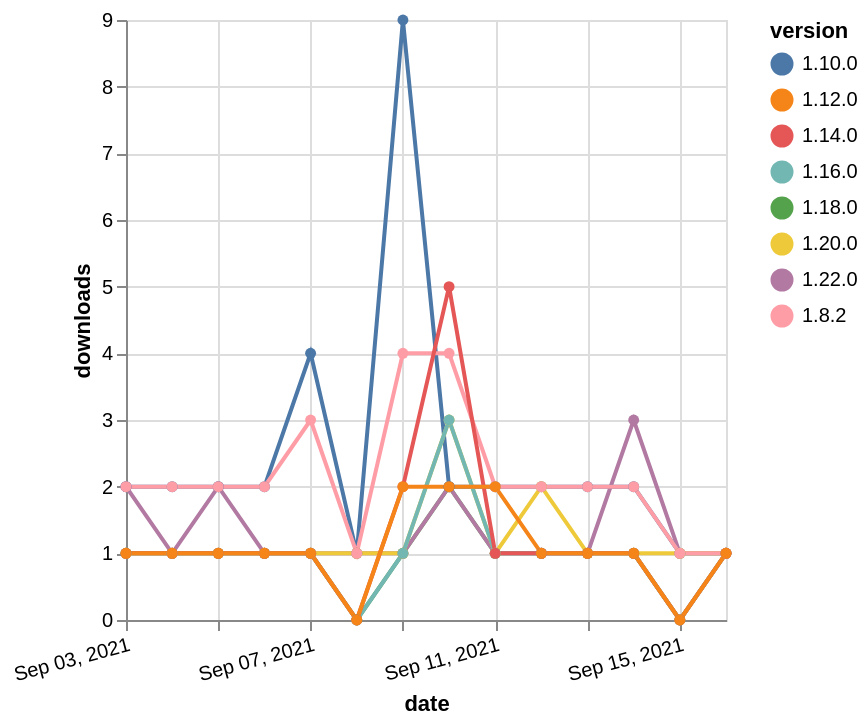

The specification (Vega-Lite) saved for this image:
### Vega-Lite specification from a JSON file in a GitHub repository (floating-point values rounded to 4 significant figures)
{"$schema": "https://vega.github.io/schema/vega-lite/v5.json", "description": "A simple bar chart with embedded data.", "data": {"values": [{"date": "2021-09-03", "total": 180, "delta": 1, "version": "1.18.0"}, {"date": "2021-09-04", "total": 181, "delta": 1, "version": "1.18.0"}, {"date": "2021-09-05", "total": 182, "delta": 1, "version": "1.18.0"}, {"date": "2021-09-06", "total": 183, "delta": 1, "version": "1.18.0"}, {"date": "2021-09-07", "total": 184, "delta": 1, "version": "1.18.0"}, {"date": "2021-09-08", "total": 184, "delta": 0, "version": "1.18.0"}, {"date": "2021-09-09", "total": 185, "delta": 1, "version": "1.18.0"}, {"date": "2021-09-10", "total": 187, "delta": 2, "version": "1.18.0"}, {"date": "2021-09-11", "total": 188, "delta": 1, "version": "1.18.0"}, {"date": "2021-09-12", "total": 189, "delta": 1, "version": "1.18.0"}, {"date": "2021-09-13", "total": 190, "delta": 1, "version": "1.18.0"}, {"date": "2021-09-14", "total": 191, "delta": 1, "version": "1.18.0"}, {"date": "2021-09-15", "total": 191, "delta": 0, "version": "1.18.0"}, {"date": "2021-09-16", "total": 192, "delta": 1, "version": "1.18.0"}, {"date": "2021-09-03", "total": 133, "delta": 2, "version": "1.22.0"}, {"date": "2021-09-04", "total": 134, "delta": 1, "version": "1.22.0"}, {"date": "2021-09-05", "total": 136, "delta": 2, "version": "1.22.0"}, {"date": "2021-09-06", "total": 137, "delta": 1, "version": "1.22.0"}, {"date": "2021-09-07", "total": 138, "delta": 1, "version": "1.22.0"}, {"date": "2021-09-08", "total": 139, "delta": 1, "version": "1.22.0"}, {"date": "2021-09-09", "total": 140, "delta": 1, "version": "1.22.0"}, {"date": "2021-09-10", "total": 142, "delta": 2, "version": "1.22.0"}, {"date": "2021-09-11", "total": 143, "delta": 1, "version": "1.22.0"}, {"date": "2021-09-12", "total": 144, "delta": 1, "version": "1.22.0"}, {"date": "2021-09-13", "total": 145, "delta": 1, "version": "1.22.0"}, {"date": "2021-09-14", "total": 148, "delta": 3, "version": "1.22.0"}, {"date": "2021-09-15", "total": 149, "delta": 1, "version": "1.22.0"}, {"date": "2021-09-16", "total": 150, "delta": 1, "version": "1.22.0"}, {"date": "2021-09-03", "total": 2517, "delta": 2, "version": "1.10.0"}, {"date": "2021-09-04", "total": 2519, "delta": 2, "version": "1.10.0"}, {"date": "2021-09-05", "total": 2521, "delta": 2, "version": "1.10.0"}, {"date": "2021-09-06", "total": 2523, "delta": 2, "version": "1.10.0"}, {"date": "2021-09-07", "total": 2527, "delta": 4, "version": "1.10.0"}, {"date": "2021-09-08", "total": 2528, "delta": 1, "version": "1.10.0"}, {"date": "2021-09-09", "total": 2537, "delta": 9, "version": "1.10.0"}, {"date": "2021-09-10", "total": 2539, "delta": 2, "version": "1.10.0"}, {"date": "2021-09-11", "total": 2541, "delta": 2, "version": "1.10.0"}, {"date": "2021-09-12", "total": 2543, "delta": 2, "version": "1.10.0"}, {"date": "2021-09-13", "total": 2545, "delta": 2, "version": "1.10.0"}, {"date": "2021-09-14", "total": 2547, "delta": 2, "version": "1.10.0"}, {"date": "2021-09-15", "total": 2548, "delta": 1, "version": "1.10.0"}, {"date": "2021-09-16", "total": 2549, "delta": 1, "version": "1.10.0"}, {"date": "2021-09-03", "total": 205, "delta": 1, "version": "1.20.0"}, {"date": "2021-09-04", "total": 206, "delta": 1, "version": "1.20.0"}, {"date": "2021-09-05", "total": 207, "delta": 1, "version": "1.20.0"}, {"date": "2021-09-06", "total": 208, "delta": 1, "version": "1.20.0"}, {"date": "2021-09-07", "total": 209, "delta": 1, "version": "1.20.0"}, {"date": "2021-09-08", "total": 210, "delta": 1, "version": "1.20.0"}, {"date": "2021-09-09", "total": 211, "delta": 1, "version": "1.20.0"}, {"date": "2021-09-10", "total": 214, "delta": 3, "version": "1.20.0"}, {"date": "2021-09-11", "total": 215, "delta": 1, "version": "1.20.0"}, {"date": "2021-09-12", "total": 217, "delta": 2, "version": "1.20.0"}, {"date": "2021-09-13", "total": 218, "delta": 1, "version": "1.20.0"}, {"date": "2021-09-14", "total": 219, "delta": 1, "version": "1.20.0"}, {"date": "2021-09-15", "total": 220, "delta": 1, "version": "1.20.0"}, {"date": "2021-09-16", "total": 221, "delta": 1, "version": "1.20.0"}, {"date": "2021-09-03", "total": 204, "delta": 1, "version": "1.16.0"}, {"date": "2021-09-04", "total": 205, "delta": 1, "version": "1.16.0"}, {"date": "2021-09-05", "total": 206, "delta": 1, "version": "1.16.0"}, {"date": "2021-09-06", "total": 207, "delta": 1, "version": "1.16.0"}, {"date": "2021-09-07", "total": 208, "delta": 1, "version": "1.16.0"}, {"date": "2021-09-08", "total": 208, "delta": 0, "version": "1.16.0"}, {"date": "2021-09-09", "total": 209, "delta": 1, "version": "1.16.0"}, {"date": "2021-09-10", "total": 212, "delta": 3, "version": "1.16.0"}, {"date": "2021-09-11", "total": 213, "delta": 1, "version": "1.16.0"}, {"date": "2021-09-12", "total": 214, "delta": 1, "version": "1.16.0"}, {"date": "2021-09-13", "total": 215, "delta": 1, "version": "1.16.0"}, {"date": "2021-09-14", "total": 216, "delta": 1, "version": "1.16.0"}, {"date": "2021-09-15", "total": 216, "delta": 0, "version": "1.16.0"}, {"date": "2021-09-16", "total": 217, "delta": 1, "version": "1.16.0"}, {"date": "2021-09-03", "total": 2344, "delta": 2, "version": "1.8.2"}, {"date": "2021-09-04", "total": 2346, "delta": 2, "version": "1.8.2"}, {"date": "2021-09-05", "total": 2348, "delta": 2, "version": "1.8.2"}, {"date": "2021-09-06", "total": 2350, "delta": 2, "version": "1.8.2"}, {"date": "2021-09-07", "total": 2353, "delta": 3, "version": "1.8.2"}, {"date": "2021-09-08", "total": 2354, "delta": 1, "version": "1.8.2"}, {"date": "2021-09-09", "total": 2358, "delta": 4, "version": "1.8.2"}, {"date": "2021-09-10", "total": 2362, "delta": 4, "version": "1.8.2"}, {"date": "2021-09-11", "total": 2364, "delta": 2, "version": "1.8.2"}, {"date": "2021-09-12", "total": 2366, "delta": 2, "version": "1.8.2"}, {"date": "2021-09-13", "total": 2368, "delta": 2, "version": "1.8.2"}, {"date": "2021-09-14", "total": 2370, "delta": 2, "version": "1.8.2"}, {"date": "2021-09-15", "total": 2371, "delta": 1, "version": "1.8.2"}, {"date": "2021-09-16", "total": 2372, "delta": 1, "version": "1.8.2"}, {"date": "2021-09-03", "total": 369, "delta": 1, "version": "1.14.0"}, {"date": "2021-09-04", "total": 370, "delta": 1, "version": "1.14.0"}, {"date": "2021-09-05", "total": 371, "delta": 1, "version": "1.14.0"}, {"date": "2021-09-06", "total": 372, "delta": 1, "version": "1.14.0"}, {"date": "2021-09-07", "total": 373, "delta": 1, "version": "1.14.0"}, {"date": "2021-09-08", "total": 373, "delta": 0, "version": "1.14.0"}, {"date": "2021-09-09", "total": 375, "delta": 2, "version": "1.14.0"}, {"date": "2021-09-10", "total": 380, "delta": 5, "version": "1.14.0"}, {"date": "2021-09-11", "total": 381, "delta": 1, "version": "1.14.0"}, {"date": "2021-09-12", "total": 382, "delta": 1, "version": "1.14.0"}, {"date": "2021-09-13", "total": 383, "delta": 1, "version": "1.14.0"}, {"date": "2021-09-14", "total": 384, "delta": 1, "version": "1.14.0"}, {"date": "2021-09-15", "total": 384, "delta": 0, "version": "1.14.0"}, {"date": "2021-09-16", "total": 385, "delta": 1, "version": "1.14.0"}, {"date": "2021-09-03", "total": 256, "delta": 1, "version": "1.12.0"}, {"date": "2021-09-04", "total": 257, "delta": 1, "version": "1.12.0"}, {"date": "2021-09-05", "total": 258, "delta": 1, "version": "1.12.0"}, {"date": "2021-09-06", "total": 259, "delta": 1, "version": "1.12.0"}, {"date": "2021-09-07", "total": 260, "delta": 1, "version": "1.12.0"}, {"date": "2021-09-08", "total": 260, "delta": 0, "version": "1.12.0"}, {"date": "2021-09-09", "total": 262, "delta": 2, "version": "1.12.0"}, {"date": "2021-09-10", "total": 264, "delta": 2, "version": "1.12.0"}, {"date": "2021-09-11", "total": 266, "delta": 2, "version": "1.12.0"}, {"date": "2021-09-12", "total": 267, "delta": 1, "version": "1.12.0"}, {"date": "2021-09-13", "total": 268, "delta": 1, "version": "1.12.0"}, {"date": "2021-09-14", "total": 269, "delta": 1, "version": "1.12.0"}, {"date": "2021-09-15", "total": 269, "delta": 0, "version": "1.12.0"}, {"date": "2021-09-16", "total": 270, "delta": 1, "version": "1.12.0"}]}, "width": "container", "mark": {"type": "line", "point": {"filled": true}}, "encoding": {"x": {"field": "date", "type": "temporal", "timeUnit": "yearmonthdate", "title": "date", "axis": {"labelAngle": -15}}, "y": {"field": "delta", "type": "quantitative", "title": "downloads"}, "color": {"field": "version", "type": "nominal"}, "tooltip": {"field": "delta"}}}
